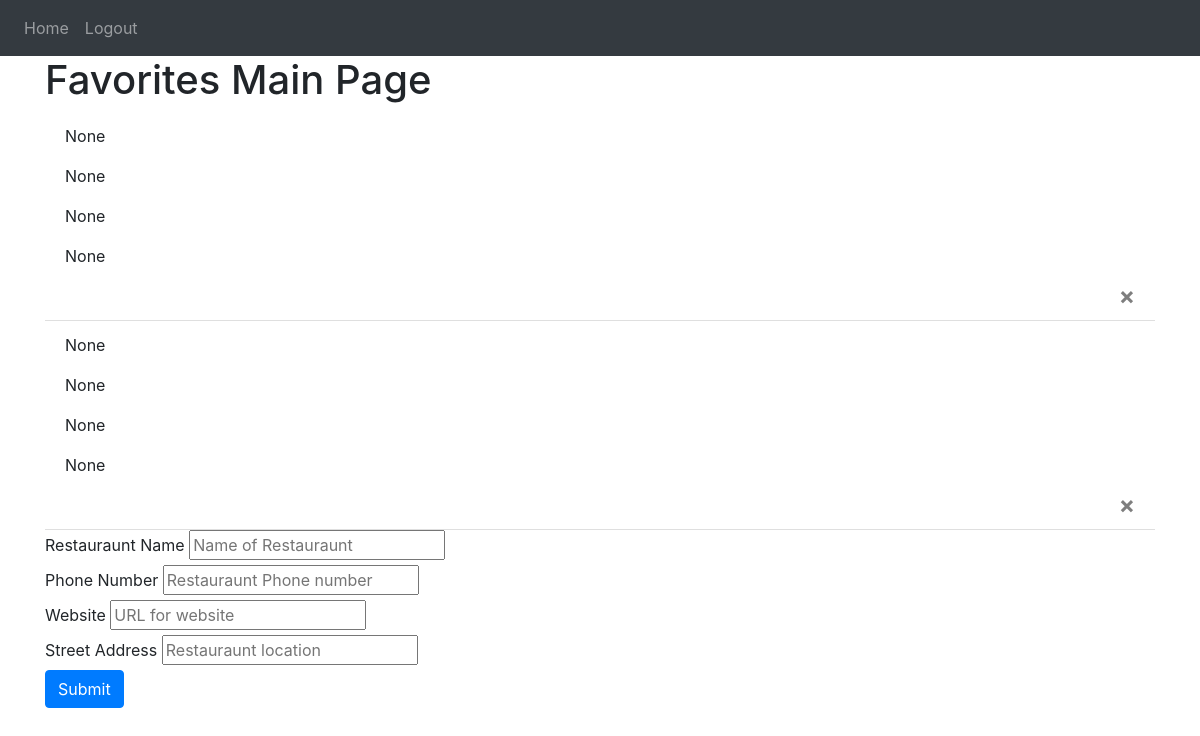
Page / (signed in) on the earlier database version.
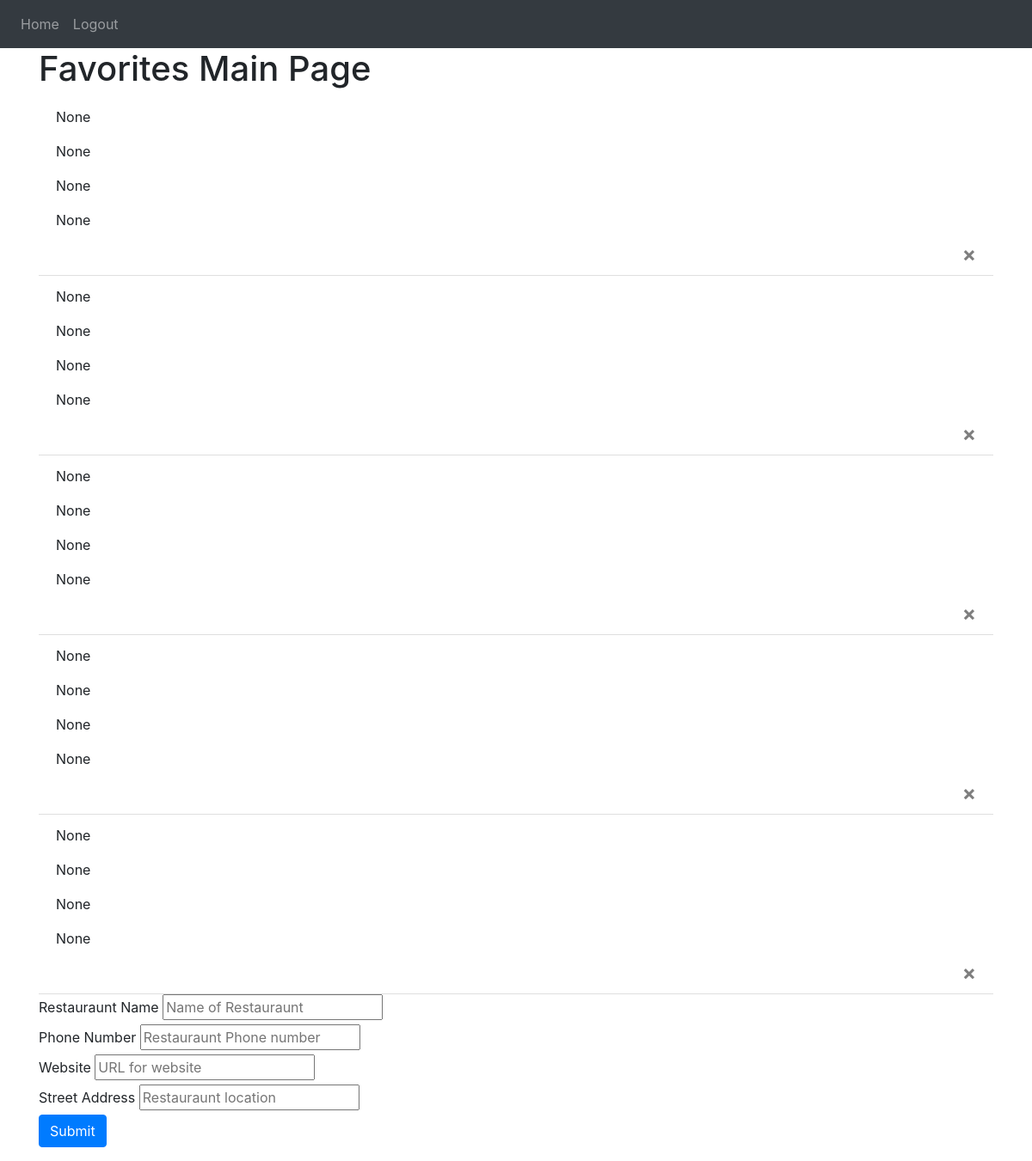
Same page on the later database version.
### website/models.py (models this page shows)
class Favorite(db.Model):
    id = db.Column(db.Integer, primary_key=True)
    RestaurauntName = db.Column(db.String(10000))
    PhoneNumber = db.Column(db.String(10000))
    Website = db.Column(db.String(10000))
    StreetAddress = db.Column(db.String(10000))
    date = db.Column(db.DateTime(timezone=True), default=func.now())
    user_id = db.Column(db.Integer, db.ForeignKey('user.id'))

### website/views.py (the view, shortened to what this page needs)
@views.route('/', methods = ['GET', 'POST'])
@login_required
def home():
    return render_template('home.html', user = current_user)

### website/__init__.py (called while the page is built)
def create_app():
    app = Flask(__name__)
    app.config['SECRET_KEY'] = 'siunimtauchumkiubiuje'
    app.config['SQLALCHEMY_DATABASE_URI'] = f'sqlite:///{DB_NAME}'
    db.init_app(app)
    from .views import views
    from .auth import auth
    app.register_blueprint(views, url_prefix='/')
    app.register_blueprint(auth, url_prefix='/')
    from .models import User, Favorite
    create_database(app)
    login_manager = LoginManager()
    login_manager.login_view = 'auth.login'
    login_manager.init_app(app)
    @login_manager.user_loader
    def load_user(id):
        return User.query.get(int(id))
    return app

### website/templates/home.html (shortened to what this page needs)
{% extends "base.html" %}
{% block content %}
<h1>Favorites Main Page</h1>
<ul class="list-group list-group-flush" id="favorites">
  {% for favorite in user.favorites %}
  <li class="list-group-item">
    <p>{{ favorite.RestaurauntName}}</p>
    <p>{{ favorite.PhoneNumber }}</p>
    <p>{{ favorite.Website }}</p>
    <p>{{ favorite.StreetAddress }}</p>
    <button type="button" class="close" onClick="deleteNote({{ favorite.id }})">
      <span aria-hidden="true">&times;</span>
    </button>
  </li>
  {% endfor %}
</ul>
<form method="POST">
  <div class="form-group">
    <label for="RestaurauntName">Restauraunt Name</label>
    <input type="text" id="RestaurauntName"  placeholder="Name of Restauraunt"><br>
    <label for="PhoneNumber">Phone Number</label>
    <input type="text" id="PhoneNumber" placeholder="Restauraunt Phone number"><br>
    <label for="Website">Website</label>
    <input type="text" id="Website" placeholder="URL for website"><br>
    <label for="StreetAddress">Street Address</label>
    <input type="text" id="StreetAddress" placeholder="Restauraunt location"><br>
  <button type="submit" class="btn btn-primary">Submit</button>
 </div>
</form>
{% endblock %}

### website/templates/base.html (shortened to what this page needs)
<!DOCTYPE html>
<html>
    <head>
        <link
          rel="stylesheet"
          href="https://stackpath.bootstrapcdn.com/bootstrap/4.4.1/css/bootstrap.min.css"
        />
        <link
          rel="stylesheet"
          href="https://stackpath.bootstrapcdn.com/font-awesome/4.7.0/css/font-awesome.min.css"
        />
      </head>
    <body>
        <nav class="navbar navbar-expand-lg navbar-dark bg-dark">
            <div class="collapse navbar-collapse" id="navbar">
              <div class="navbar-nav">
                {% if user.is_authenticated %}
                <a class="nav-item nav-link" id="home" href="/">Home</a>
                <a class="nav-item nav-link" id="logout" href="/logout">Logout</a>
                {% else %}
                <a class="nav-item nav-link" id="login" href="/login">Login</a>
                <a class="nav-item nav-link" id="signUp" href="/register">Sign Up</a>
                {% endif %}
              </div>
            </div>
          </nav>
          <div class = "container">
              {% block content %}
              {% endblock %}
          </div>
    </body>
</html>

Differences in the rows shown:
added Favorite: RestaurauntName "None", PhoneNumber "None", Website "None", StreetAddress "None"
added Favorite: RestaurauntName "None", PhoneNumber "None", Website "None", StreetAddress "None"
added Favorite: RestaurauntName "None", PhoneNumber "None", Website "None", StreetAddress "None"
